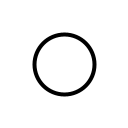
Frame 1 (no input)
Frame 60 (the mouse pressed at the canvas centre just before this capture): identical to frame 1, image omitted
Frame 120 (the mouse held since frame 60 and released just before this capture): identical to frame 1, image omitted

The Processing sketch that drew this single still picture (run headless with seeded random() and noise(); from frame 60 on, the mouse is pressed at the canvas centre):

// Processing sketch: Ejercicio1
// ── Ejercicio1.pde
//Configuración
void setup()
{
  //Tamaño de lienzo (espacio render)
  size(128, 128);
}

//Renderización (loop)
void draw()
{
  //Es una función RGB
  //255 => 255, 255, 255
  background(255);
  
  //Ancho de línea
  strokeWeight(4);
  
  //EjeX, ejeY, diámetro
  circle(64, 64, 60);
}
